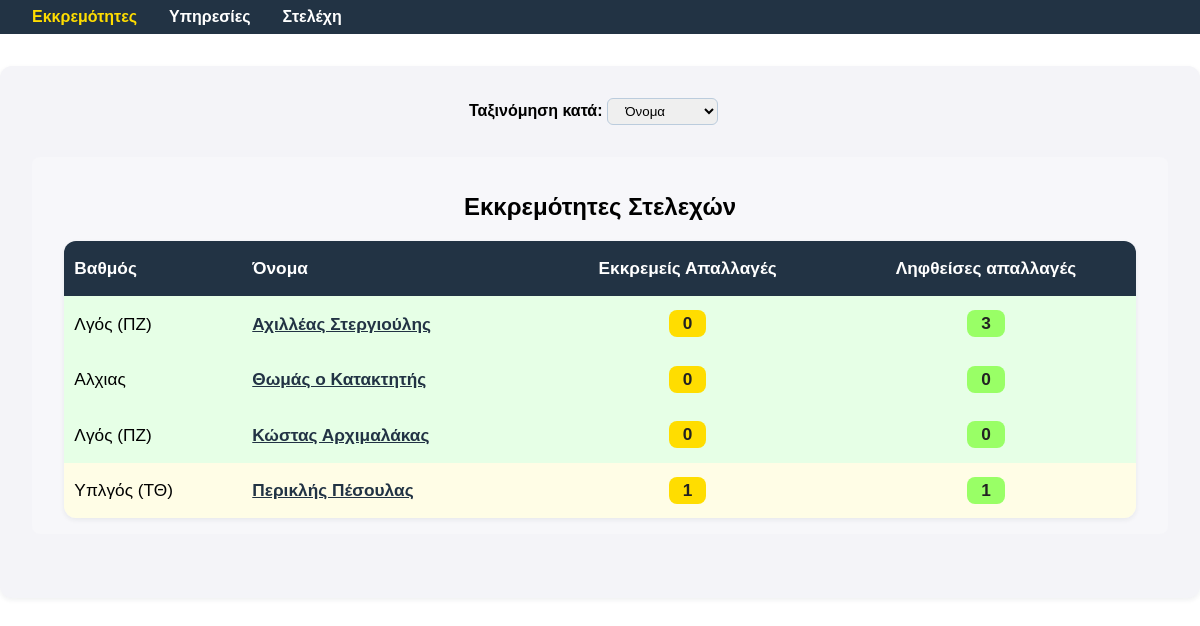
Before: / with the older database file.
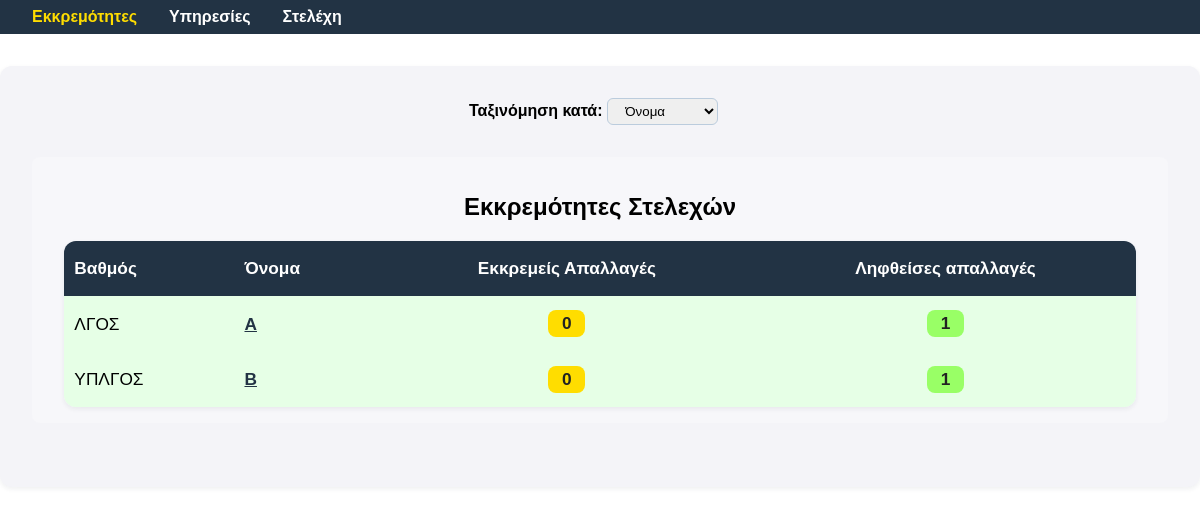
After: the same page with the newer database file.
### app.py (models this page shows)
class Staff(db.Model):
    id = db.Column(db.Integer, primary_key=True)
    name = db.Column(db.String(120), nullable=False)
    rank = db.Column(db.String(50), nullable=True)  # Optional

### app.py (the view)
@app.route('/')
def index():
    staff = Staff.query.all()
    duties = Duty.query.all()
    order_by = request.args.get('order_by', 'name')
    pending_days_off = {s.id: 0 for s in staff}
    received_days_off = {s.id: 0 for s in staff}
    for duty in duties:
        if not duty.day_off_given:
            pending_days_off[duty.staff_id] += 1
        if duty.day_off_date:
            received_days_off[duty.staff_id] += 1
    staff_with_pending = [s for s in staff if pending_days_off[s.id] > 0]
    if order_by == 'rank':
        staff = sorted(staff, key=lambda s: (s.rank or '', s.name or ''))
    elif order_by == 'pending':
        staff = sorted(staff, key=lambda s: (-pending_days_off[s.id], s.name or ''))
    elif order_by == 'received':
        staff = sorted(staff, key=lambda s: (-received_days_off[s.id], s.name or ''))
    else:
        staff = sorted(staff, key=lambda s: (s.name or '', s.rank or ''))
    return render_template(
        'index.html',
        staff=staff,
        staff_with_pending=staff_with_pending,
        pending_days_off=pending_days_off,
        received_days_off=received_days_off,
        order_by=order_by
    )

### app.py (called while the page is built)
@app.before_request
def create_tables():
    db.create_all()

### templates/index.html (shortened to what this page needs)
<!doctype html>
<html lang="el">
<head>
</head>
<body>
  <nav class="navbar">
    <a href="{{ url_for('index') }}" class="active">Εκκρεμότητες</a>
    <a href="{{ url_for('duties') }}">Υπηρεσίες</a>
    <a href="{{ url_for('staff') }}">Στελέχη</a>
  </nav>
  <div class="container">
    <form method="get" style="margin-bottom:1em; text-align:center;">
  <label for="order_by"><b>Ταξινόμηση κατά:</b></label>
<select name="order_by" id="order_by" onchange="this.form.submit()" style="padding:0.3em 1em; border-radius:6px; border:1px solid #bcd; margin-right:1em;">
  <option value="name" {% if order_by == 'name' %}selected{% endif %}>Όνομα</option>
</select>
</form>
<div class="list-block" style="margin: 2em auto; max-width:1200px;">
  <h2 style="text-align:center;">Εκκρεμότητες Στελεχών</h2>
  <table style="width:100%; border-collapse:collapse; background:#f7f7fa; border-radius:12px; overflow:hidden; box-shadow:0 2px 5px rgba(30,40,60,0.07);">
  <thead>
    <tr style="background:#234; color:#fff;">
      <th style="text-align:left;">Βαθμός</th>
      <th style="text-align:left;">Όνομα</th>
      <th style="text-align:center;">Εκκρεμείς Απαλλαγές</th>
      <th style="text-align:center;">Ληφθείσες απαλλαγές</th>
    </tr>
  </thead>
  <tbody>
    {% for s in staff %}
      {% set pending = pending_days_off[s.id] %}
      {% set received = received_days_off[s.id] %}
      <tr style="background: {% if pending > 0 %}#fffde6{% else %}#e6ffe6{% endif %};">
        <td>{{ s.rank }}</td>
        <td>
          <a href="{{ url_for('staff_duties', staff_id=s.id) }}" style="color:#234;font-weight:bold;text-decoration:underline;">
            {{ s.name }}
          </a>
        </td>
        <td style="text-align:center;">
          <span class="pending" style="background:#fd0; color:#222; font-weight:bold; border-radius:8px; padding:0.2em 0.8em;">
            {{ pending }}
          </span>
        </td>
        <td style="text-align:center;">
          <span class="received" style="background:#9f6; color:#222; font-weight:bold; border-radius:8px; padding:0.2em 0.8em;">
            {{ received }}
          </span>
        </td>
      </tr>
    {% else %}
      <tr>
        <td colspan="4" style="text-align:center; padding:1em; color:#999;">
          Κανένα στέλεχος με εκκρεμότητα.
        </td>
      </tr>
    {% endfor %}
  </tbody>
</table>
</div>
</body>
</html>

### templates/index.html (style rules this page uses)
body { margin: 0; font-family: sans-serif; }
.navbar { background: #234; color: #fff; padding: 0.5em 2em; display: flex; align-items: center; position: sticky; top: 0; z-index: 100; }
.navbar a { color: #fff; text-decoration: none; margin-right: 2em; font-weight: bold; transition: color 0.2s; }
.navbar a.active, .navbar a:hover { color: #fd0; }
.container { max-width: 1200px; margin: 2em auto; background: #f4f4f8; padding: 2em; border-radius: 12px; box-shadow: 0 2px 5px rgba(30,40,60,0.07); }
.list-block { margin: 2em 0; padding: 1em 2em; background: #f7f7fa; border-radius: 8px; }
.pending { color: #e53; font-weight: bold; }
table th, table td { padding: 1em 0.6em !important; vertical-align: middle; font-size: 1.08em; }

Changed rows visible on the page:
removed Staff: rank "Αλχιας", name "Θωμάς ο Κατακτητής", pending "0", received "0"
removed Staff: rank "Λγός (ΠΖ)", name "Κώστας Αρχιμαλάκας", pending "0", received "0"
changed Staff: rank "Λγός (ΠΖ)" → "ΛΓΟΣ"; name "Αχιλλέας Στεργιούλης" → "Α"; id "3" → "1"
changed Staff: rank "Υπλγός (ΤΘ)" → "ΥΠΛΓΟΣ"; name "Περικλής Πέσουλας" → "Β"; pending "1" → "0"
